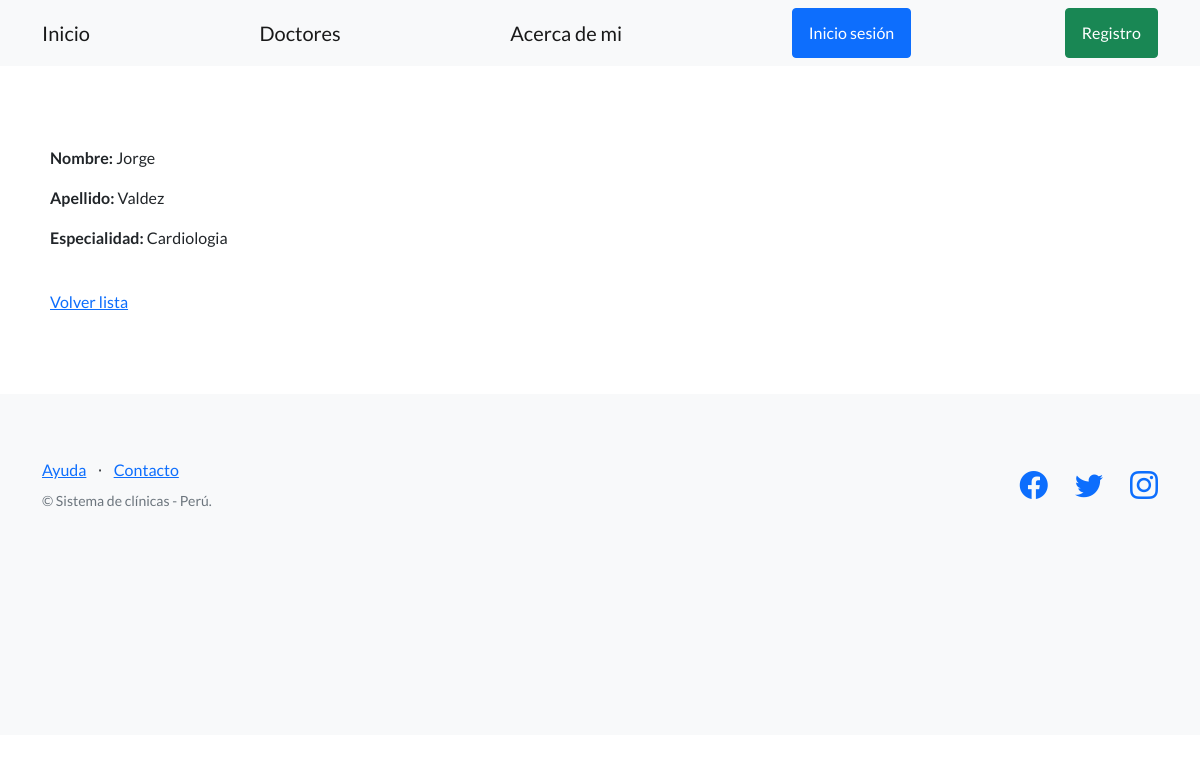
The app's page /clinica/doctores/1 with its own data.
### control_clinica/models.py (models this page shows, shortened)
class Doctor(models.Model):
    apellido = models.CharField(max_length=256)
    nombre = models.CharField(max_length=256)
    dni = models.CharField(max_length=32)
    email = models.EmailField()
    telefono = models.CharField(max_length=20)
    especialidad = models.CharField(max_length=128)
    fecha_nacimiento = models.DateField()

### control_clinica/views.py (the view)
# urls.py: path("doctores/<int:pk>", DoctoresDetailView.as_view(), name="ver_doctor"),
class DoctoresDetailView(DetailView):
    model = Doctor

### control_clinica/templates/control_clinica/doctor_detail.html
{% extends "control_clinica/base.html" %}
{% block contenido %}
<p>
    <strong>Nombre: </strong> {{object.nombre}}
</p>
<p>
    <strong>Apellido: </strong> {{object.apellido}}
</p>
<p>
    <strong>Especialidad: </strong> {{object.especialidad}}
</p>
<br>
<a href="{% url 'listar_doctores' %}">Volver lista</a>
{% endblock contenido %}

### records on screen
Doctor: nombre "Jorge", apellido "Valdez", especialidad "Cardiologia"
